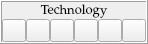
<?xml version="1.0" encoding="UTF-8"?>
<ui version="4.0">
 <class>TechnologyFrame</class>
 <widget class="QFrame" name="TechnologyFrame">
  <property name="geometry">
   <rect>
    <x>0</x>
    <y>0</y>
    <width>142</width>
    <height>44</height>
   </rect>
  </property>
  <property name="windowTitle">
   <string>Frame</string>
  </property>
  <property name="frameShape">
   <enum>QFrame::Box</enum>
  </property>
  <property name="frameShadow">
   <enum>QFrame::Raised</enum>
  </property>
  <layout class="QGridLayout" name="gridLayout">
   <property name="leftMargin">
    <number>0</number>
   </property>
   <property name="topMargin">
    <number>0</number>
   </property>
   <property name="rightMargin">
    <number>0</number>
   </property>
   <property name="bottomMargin">
    <number>0</number>
   </property>
   <property name="spacing">
    <number>0</number>
   </property>
   <item row="0" column="0" colspan="6">
    <widget class="QLabel" name="labelName">
     <property name="font">
      <font>
       <family>Palatino Linotype</family>
       <pointsize>10</pointsize>
      </font>
     </property>
     <property name="text">
      <string>Technology</string>
     </property>
     <property name="alignment">
      <set>Qt::AlignCenter</set>
     </property>
    </widget>
   </item>
   <item row="1" column="1">
    <widget class="TechPlayerButton" name="toolButtonGreen">
     <property name="text">
      <string/>
     </property>
    </widget>
   </item>
   <item row="1" column="5">
    <widget class="TechPlayerButton" name="toolButtonGray">
     <property name="text">
      <string/>
     </property>
    </widget>
   </item>
   <item row="1" column="2">
    <widget class="TechPlayerButton" name="toolButtonBlue">
     <property name="text">
      <string/>
     </property>
    </widget>
   </item>
   <item row="1" column="4">
    <widget class="TechPlayerButton" name="toolButtonPurple">
     <property name="text">
      <string/>
     </property>
    </widget>
   </item>
   <item row="1" column="0">
    <widget class="TechPlayerButton" name="toolButtonRed">
     <property name="text">
      <string/>
     </property>
    </widget>
   </item>
   <item row="1" column="3">
    <widget class="TechPlayerButton" name="toolButtonYellow">
     <property name="text">
      <string/>
     </property>
    </widget>
   </item>
  </layout>
 </widget>
 <customwidgets>
  <customwidget>
   <class>TechPlayerButton</class>
   <extends>QToolButton</extends>
   <header>techplayerbutton.h</header>
  </customwidget>
 </customwidgets>
 <resources/>
 <connections/>
</ui>
